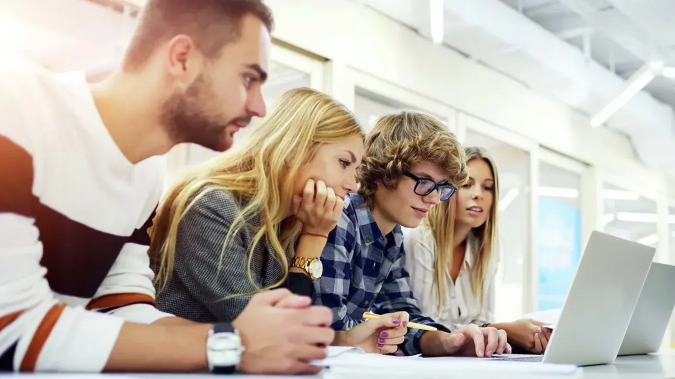
#> input picture Brand Tools/images/bg-banner.webp, 1349 x 758 px, found by its file name (shown at 1/2 size)
$ python image-resizer.py
#> lines starting #> are read from the running program, lines starting #| are printed output that depends on the picture
from PIL import Image
import os


def resize_image(input_path, output_path, desired_width, desired_height):
    # Open the image file
#> called with input_path = 'images\\bg-banner.webp', output_path = 'images\\bg-banner_resized.webp', desired_width = 1200, desired_height = 400
    original_image = Image.open(input_path)
#> original_image is the input picture: PIL image 1349x758 RGB; mean R, G, B 187.7, 176.9, 166.1

    # Get the original width and height
    original_width, original_height = original_image.size
#> original_width = 1349; original_height = 758

    # Calculate the proportional height to maintain the aspect ratio
    aspect_ratio = original_width / original_height
#> aspect_ratio = 1.78
    calculated_height = int(desired_width / aspect_ratio)
#> calculated_height = 674

    # Resize the image
    resized_image = original_image.resize((desired_width, calculated_height))
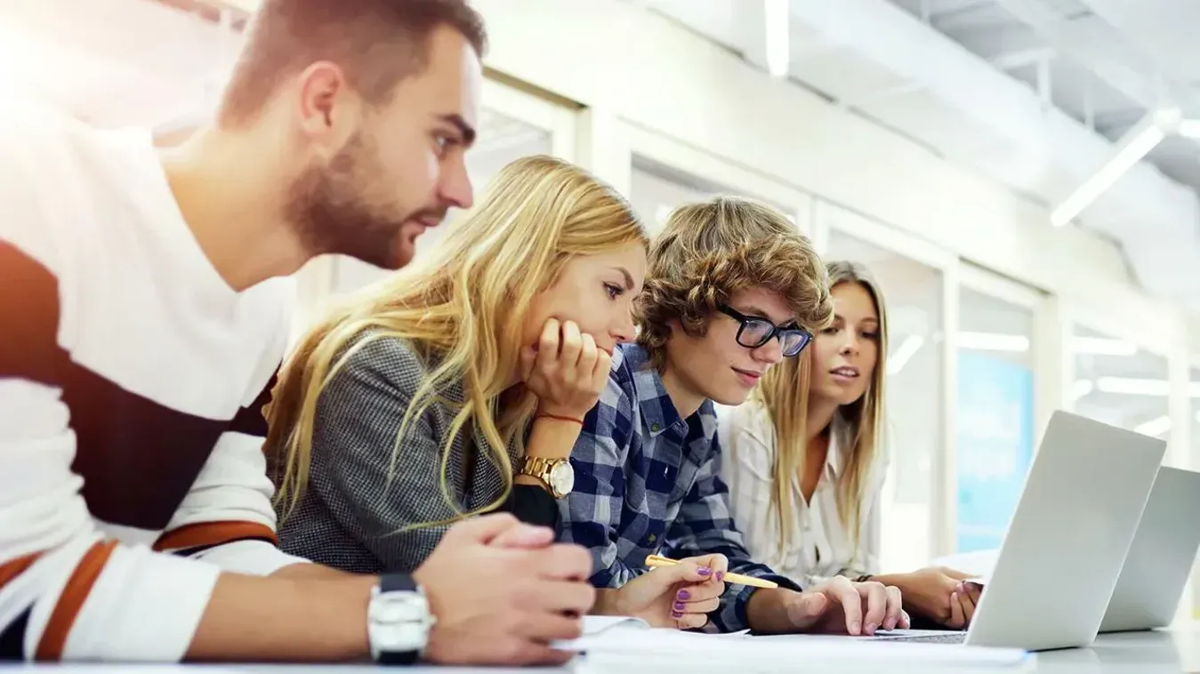
#> resized_image: PIL image 1200x674 RGB; mean R, G, B 187.7, 176.9, 166.1

    # Save the resized image with the same name
    resized_image.save(output_path)


if __name__ == "__main__":
    # Set the path to your image file
    input_image_path = "images\\bg-banner.webp"

    # Set the desired width and height
    desired_width = 1200
    desired_height = 400

    # Get the file name and ex  tension
    base_name, extension = os.path.splitext(os.path.basename(input_image_path))

    # Construct the output path with the same name and a new extension
    output_image_path = os.path.join(
        os.path.dirname(input_image_path), f"{base_name}_resized{extension}"
    )

    # Resize the image while maintaining the aspect ratio
    resize_image(input_image_path, output_image_path, desired_width, desired_height)

    print(f"Image resized and saved at: {output_image_path}")
